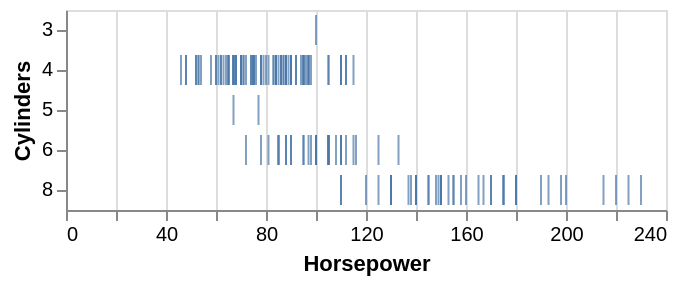

Source (Vega-Lite JSON):
### Vega-Lite specification from a JSON file in a GitHub repository (floating-point values rounded to 4 significant figures; data arrays with more than 128 entries replaced by an {"elided": "..."} marker saying what was removed)
{"$schema": "https://vega.github.io/schema/vega-lite/v6.json", "data": {"values": {"elided": "200 records"}}, "mark": "tick", "encoding": {"x": {"field": "Horsepower", "type": "quantitative"}, "y": {"field": "Cylinders", "type": "ordinal"}}}
